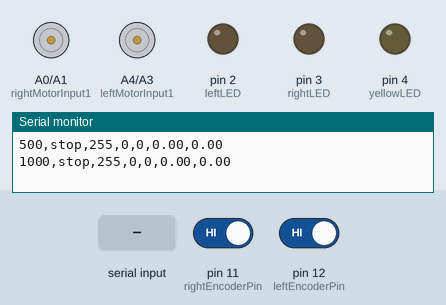
A sketch run on a simulated Arduino Uno, built with avr-gcc and run on an emulated ATmega328P. Shown: motor-driver pin pairs drawn as motors (green arrow = first pin HIGH = forward, orange = second pin HIGH = backward, longer = more drive, scaled by the enable pin), output pins drawn as LEDs (lit = HIGH), the last lines printed to the serial monitor. The test bench sets the inputs (shaded band); at power-on: pin 11 (rightEncoderPin) HIGH, pin 12 (leftEncoderPin) HIGH.

Above: at 1.2 s.
1.3 s: "w\n" received over Serial
At 1.9 s:
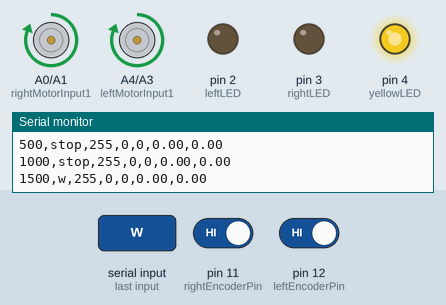
2.8 s: byte 115 ('s') received over Serial
At 3.01 s:
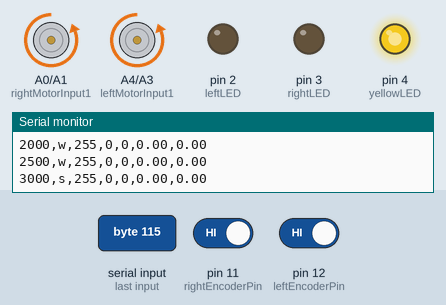
5.8 s: byte 97 ('a') received over Serial
At 6.04 s:
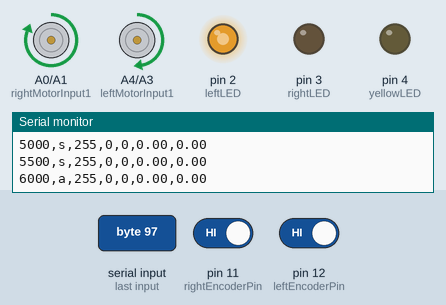
8.8 s: byte 100 ('d') received over Serial
At 9.04 s:
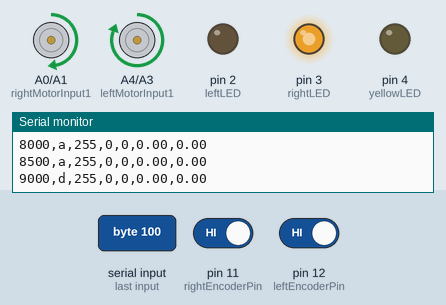
11.8 s: byte 113 ('q') received over Serial
At 12.82 s:
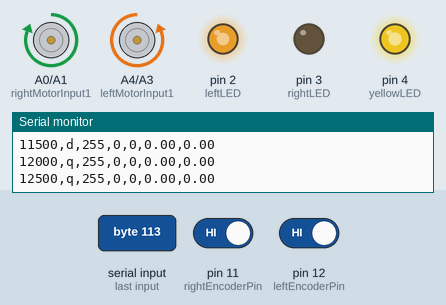
14.8 s: byte 101 ('e') received over Serial
At 15.82 s:
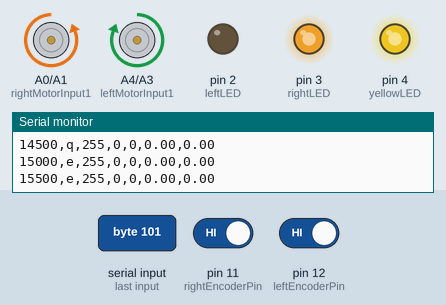
Timing chart, 0 to 18.8 s (numbered marks = the images above; inputs shaded):
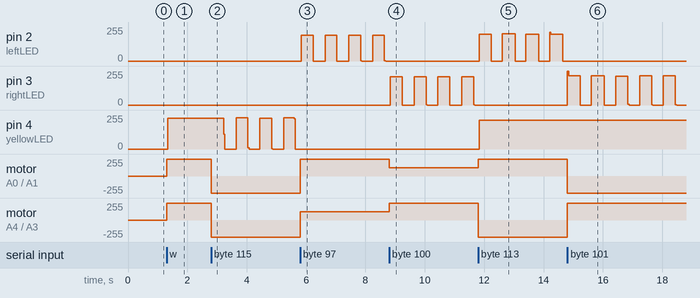

The sketch:

CarController.ino
```cpp
// ==========================================
// MOTOR PIN CONFIGURATION
// ==========================================

// Left motor
const int leftMotorEnablePin = 9;
const int leftMotorInput1 = A4;
const int leftMotorInput2 = A3;

// Right motor
const int rightMotorEnablePin = 10;
const int rightMotorInput1 = A0;
const int rightMotorInput2 = A1;


// ==========================================
// LED PIN CONFIGURATION
// ==========================================

const int leftLED = 2;
const int rightLED = 3;
const int yellowLED = 4;


// ==========================================
// ENCODER PIN CONFIGURATION
// ==========================================

const int leftEncoderPin = 12;
const int rightEncoderPin = 11;


// ==========================================
// GLOBAL VARIABLES
// ==========================================

int speed = 255;
char movement = ' ';

// LED blinking
const unsigned long blinkInterval = 400;

unsigned long previousBlinkTime = 0;
bool blinkState = true;
char previousMovement = '\0';

// Encoder tracking
unsigned long leftPulseCount = 0;
unsigned long rightPulseCount = 0;

unsigned long previousLeftPulseCount = 0;
unsigned long previousRightPulseCount = 0;

int previousLeftEncoderState = HIGH;
int previousRightEncoderState = HIGH;

// Telemetry interval
const unsigned long telemetryInterval = 500;
unsigned long previousTelemetryTime = 0;


// ==========================================
// MOTOR CONTROL
// ==========================================

void setMotor(int enablePin, int input1, int input2, int motorPWM) {

  motorPWM = constrain(motorPWM, -255, 255);

  analogWrite(enablePin, 0);

  digitalWrite(input1, motorPWM < 0 ? HIGH : LOW);
  digitalWrite(input2, motorPWM > 0 ? HIGH : LOW);

  analogWrite(enablePin, abs(motorPWM));
}


void drive(int leftMotorSpeed, int rightMotorSpeed) {

  setMotor(
    leftMotorEnablePin,
    leftMotorInput1,
    leftMotorInput2,
    -leftMotorSpeed
  );

  setMotor(
    rightMotorEnablePin,
    rightMotorInput1,
    rightMotorInput2,
    -rightMotorSpeed
  );
}


// ==========================================
// ROBOT MOVEMENT FUNCTIONS
// ==========================================

void forward(int motorSpeed) {
  drive(motorSpeed, motorSpeed);
}

void backward(int motorSpeed) {
  drive(-motorSpeed, -motorSpeed);
}

void stop() {
  drive(0, 0);
}

void turnLeft(int motorSpeed) {
  drive(motorSpeed / 2, motorSpeed);
}

void turnRight(int motorSpeed) {
  drive(motorSpeed, motorSpeed / 2);
}

void spinLeft(int motorSpeed) {
  drive(-motorSpeed, motorSpeed);
}

void spinRight(int motorSpeed) {
  drive(motorSpeed, -motorSpeed);
}


// ==========================================
// MOVEMENT CONTROL
// ==========================================

void applyMovement() {

  switch (movement) {

    case 'w':
      forward(speed);
      break;

    case 's':
      backward(speed);
      break;

    case 'a':
      turnLeft(speed);
      break;

    case 'd':
      turnRight(speed);
      break;

    case 'q':
      spinLeft(speed);
      break;

    case 'e':
      spinRight(speed);
      break;

    case ' ':
      stop();
      break;

    default:
      stop();
      break;
  }
}


// ==========================================
// LED CONTROL
// ==========================================

void updateLEDs() {

  unsigned long currentTime = millis();

  // Reset blinking when movement changes
  if (movement != previousMovement) {
    previousMovement = movement;
    previousBlinkTime = currentTime;
    blinkState = true;
  }

  // Toggle blinking state
  if (currentTime - previousBlinkTime >= blinkInterval) {
    previousBlinkTime = currentTime;
    blinkState = !blinkState;
  }

  // Turn off all LEDs initially
  digitalWrite(leftLED, LOW);
  digitalWrite(rightLED, LOW);
  digitalWrite(yellowLED, LOW);

  switch (movement) {

    case 'w':
      digitalWrite(yellowLED, HIGH);
      break;

    case 's':
      digitalWrite(yellowLED, blinkState ? HIGH : LOW);
      break;

    case 'a':
      digitalWrite(leftLED, blinkState ? HIGH : LOW);
      break;

    case 'd':
      digitalWrite(rightLED, blinkState ? HIGH : LOW);
      break;

    case 'q':
      digitalWrite(leftLED, blinkState ? HIGH : LOW);
      digitalWrite(yellowLED, HIGH);
      break;

    case 'e':
      digitalWrite(rightLED, blinkState ? HIGH : LOW);
      digitalWrite(yellowLED, HIGH);
      break;

    default:
      break;
  }
}


// ==========================================
// ENCODER TRACKING
// ==========================================

void updateEncoders() {

  // Read current encoder states
  int leftEncoderState = digitalRead(leftEncoderPin);
  int rightEncoderState = digitalRead(rightEncoderPin);

  // Count each HIGH-to-LOW transition
  if (previousLeftEncoderState == HIGH &&
      leftEncoderState == LOW) {

    leftPulseCount++;
  }

  if (previousRightEncoderState == HIGH &&
      rightEncoderState == LOW) {

    rightPulseCount++;
  }

  // Save states for the next reading
  previousLeftEncoderState = leftEncoderState;
  previousRightEncoderState = rightEncoderState;
}


// ==========================================
// TELEMETRY OUTPUT
// ==========================================

void printTelemetry() {

  unsigned long currentTime = millis();

  unsigned long elapsedTime =
    currentTime - previousTelemetryTime;

  if (elapsedTime < telemetryInterval) {
    return;
  }

  // Pulses detected since previous report
  unsigned long leftPulses =
    leftPulseCount - previousLeftPulseCount;

  unsigned long rightPulses =
    rightPulseCount - previousRightPulseCount;

  // Calculate pulses per second
  float leftPPS =
    (leftPulses * 1000.0) / elapsedTime;

  float rightPPS =
    (rightPulses * 1000.0) / elapsedTime;

  // Print CSV telemetry
  Serial.print(currentTime);
  Serial.print(",");

  Serial.print(movement == ' ' ? "stop" : String(movement));
  Serial.print(",");

  Serial.print(speed);
  Serial.print(",");

  Serial.print(leftPulseCount);
  Serial.print(",");

  Serial.print(rightPulseCount);
  Serial.print(",");

  Serial.print(leftPPS, 2);
  Serial.print(",");

  Serial.println(rightPPS, 2);

  // Update previous measurements
  previousLeftPulseCount = leftPulseCount;
  previousRightPulseCount = rightPulseCount;

  previousTelemetryTime = currentTime;
}


// ==========================================
// SETUP
// ==========================================

void setup() {

  // Motor pins
  pinMode(leftMotorEnablePin, OUTPUT);
  pinMode(leftMotorInput1, OUTPUT);
  pinMode(leftMotorInput2, OUTPUT);

  pinMode(rightMotorEnablePin, OUTPUT);
  pinMode(rightMotorInput1, OUTPUT);
  pinMode(rightMotorInput2, OUTPUT);

  // LED pins
  pinMode(leftLED, OUTPUT);
  pinMode(rightLED, OUTPUT);
  pinMode(yellowLED, OUTPUT);

  // Encoder pins
  pinMode(leftEncoderPin, INPUT_PULLUP);
  pinMode(rightEncoderPin, INPUT_PULLUP);

  // Read initial encoder states
  previousLeftEncoderState =
    digitalRead(leftEncoderPin);

  previousRightEncoderState =
    digitalRead(rightEncoderPin);

  // Initially turn LEDs off
  digitalWrite(leftLED, LOW);
  digitalWrite(rightLED, LOW);
  digitalWrite(yellowLED, LOW);

  // Initially stop motors
  stop();

  // Start serial communication
  Serial.begin(9600);

  previousTelemetryTime = millis();

  // CSV header
  Serial.println(
    "t_ms,movement,pwm,left_count,right_count,left_pps,right_pps"
  );
}


// ==========================================
// MAIN LOOP
// ==========================================

void loop() {

  // Read encoders continuously
  updateEncoders();

  // Process serial commands
  if (Serial.available() > 0) {

    char command = Serial.read();

    if (command != '\n' && command != '\r') {

      switch (command) {

        case 'w':
        case 's':
        case 'a':
        case 'd':
        case 'q':
        case 'e':
        case ' ':
          movement = command;
          break;

        case '+':
          speed = constrain(speed + 15, 0, 255);
          break;

        case '-':
          speed = constrain(speed - 15, 0, 255);
          break;

        default:
          movement = ' ';
          break;
      }

      applyMovement();
    }
  }

  // Update LED indicators
  updateLEDs();

  // Print encoder telemetry every 500 ms
  printTelemetry();
}
```

Measured:
- after the input at 1.3 s, pin 4 (yellowLED): 0/255 → 230/255 at once; motor on A0 (rightMotorInput1) / A1 (rightMotorInput2), motor on A4 (leftMotorInput1) / A3 (leftMotorInput2): stopped → forward 255/255 at once
- after the input at 2.8 s, pin 4 (yellowLED): ramps from 233/255 to 0/255 and jumps back, once every 0.80 s; motor on A0 (rightMotorInput1) / A1 (rightMotorInput2), motor on A4 (leftMotorInput1) / A3 (leftMotorInput2): forward 255/255 → backward 255/255 at once
- after the input at 5.8 s, pin 2 (leftLED): 0/255 → 194/255 at once, → 0/255 0.40 s later, → 194/255 0.40 s later, → 0/255 0.40 s later, … (10 changes in this stretch); pin 4 (yellowLED): stays 0/255 (without the input it goes to 232/255 after 0.24 s)
- after the input at 8.8 s, pin 2 (leftLED): stops changing and stays 0/255; motor on A0 (rightMotorInput1) / A1 (rightMotorInput2): forward 255/255 → forward 127/255 at once; motor on A4 (leftMotorInput1) / A3 (leftMotorInput2): forward 127/255 → forward 255/255 at once
- after the input at 11.8 s, pin 2 (leftLED): 0/255 → 200/255 at once, → 0/255 0.40 s later, → 203/255 0.36 s later, → 0/255 0.44 s later, … (9 changes in this stretch); pin 3 (rightLED): stops changing and stays 0/255
- after the input at 14.8 s, pin 2 (leftLED): stops changing and stays 0/255; pin 3 (rightLED): ramps from 255/255 to 0/255 and jumps back, once every 0.80 s; motor on A0 (rightMotorInput1) / A1 (rightMotorInput2): forward 255/255 → backward 255/255 at once; motor on A4 (leftMotorInput1) / A3 (leftMotorInput2): backward 255/255 → forward 255/255 at once
